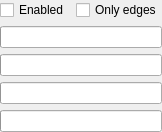
<?xml version="1.0" encoding="UTF-8"?>
<ui version="4.0">
 <class>WienerForm</class>
 <widget class="QWidget" name="WienerForm">
  <property name="geometry">
   <rect>
    <x>0</x>
    <y>0</y>
    <width>162</width>
    <height>127</height>
   </rect>
  </property>
  <layout class="QVBoxLayout" name="verticalLayout">
   <property name="margin">
    <number>0</number>
   </property>
   <item>
    <layout class="QHBoxLayout" name="horizontalLayout">
     <item>
      <widget class="ptCheck" name="Enabled">
       <property name="text">
        <string notr="true">Enabled</string>
       </property>
      </widget>
     </item>
     <item>
      <widget class="ptCheck" name="OnlyEdges">
       <property name="text">
        <string notr="true">Only edges</string>
       </property>
      </widget>
     </item>
     <item>
      <spacer name="horizontalSpacer">
       <property name="orientation">
        <enum>Qt::Horizontal</enum>
       </property>
       <property name="sizeHint" stdset="0">
        <size>
         <width>10</width>
         <height>10</height>
        </size>
       </property>
      </spacer>
     </item>
    </layout>
   </item>
   <item>
    <widget class="ptInput" name="Strength"/>
   </item>
   <item>
    <widget class="ptInput" name="Gaussian"/>
   </item>
   <item>
    <widget class="ptInput" name="Box"/>
   </item>
   <item>
    <widget class="ptInput" name="LensBlur"/>
   </item>
  </layout>
 </widget>
 <customwidgets>
  <customwidget>
   <class>ptCheck</class>
   <extends>QCheckBox</extends>
   <header>ptCheck.h</header>
  </customwidget>
  <customwidget>
   <class>ptInput</class>
   <extends>QProgressBar</extends>
   <header>ptInput.h</header>
  </customwidget>
 </customwidgets>
 <resources/>
 <connections/>
</ui>
